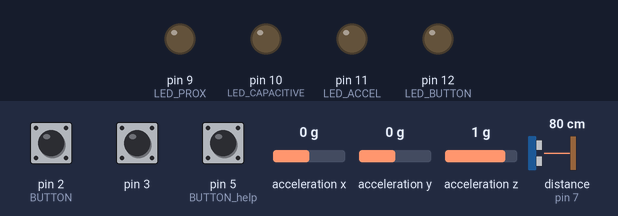
Recording of a sketch running on a simulated Arduino Uno, built with avr-gcc and run on an emulated ATmega328P. Parts: output pins drawn as LEDs (lit = HIGH). Dashed ring = blinking. The inputs (shaded band) are chosen by the test bench; at power-on: pin 2 (BUTTON) HIGH, distance to the obstacle (sensor on pin 7) 80 cm, pin 3 HIGH, pin 5 (BUTTON_help) HIGH, acceleration x 0 g, acceleration y 0 g, acceleration z 1 g. The echo pulse lasts 58.3 µs per cm; random numbers use the default seed unless the sketch sets one; pins used as bus, display or sensor lines are not drawn; what the sketch prints to the serial monitor is not drawn.

Above: at 1.3 s.
1.4 s: pin 2 (BUTTON) pulled LOW for 0.6 s
At 2.9 s:
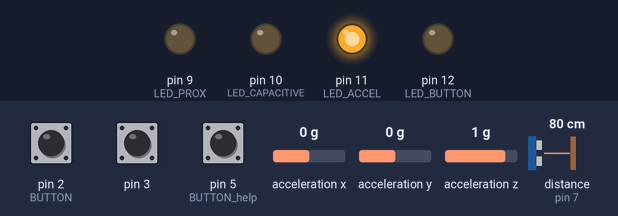
3.5 s: distance to the obstacle (sensor on pin 7) set to 35 cm
5.0 s: distance to the obstacle (sensor on pin 7) set to 27 cm
At 6.2 s:
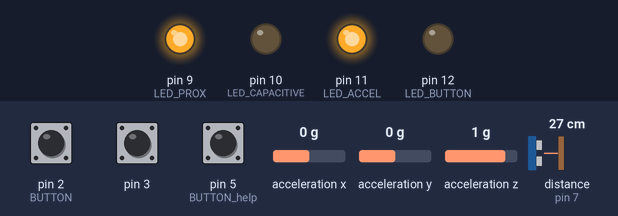
6.5 s: pin 3 pulled LOW for 3.2 s
At 7.77 s:
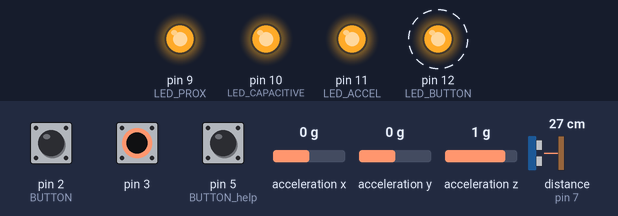
11.2 s: pin 2 (BUTTON) pulled LOW for 1 s
At 12.8 s:
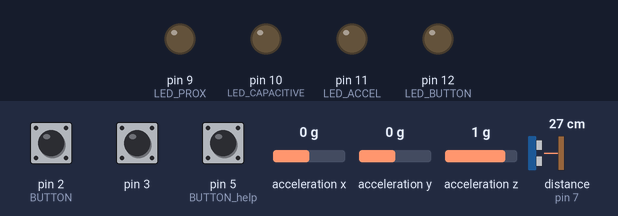
13.7 s: pin 2 (BUTTON) pulled LOW for 3.2 s
At 15.2 s:
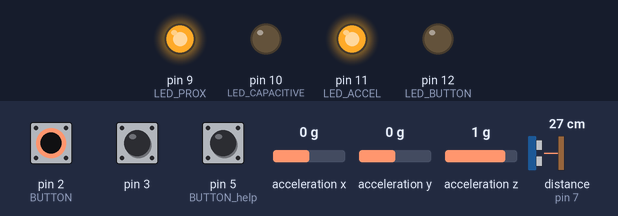
Timing chart, 0 to 16.7 s (numbered marks = the images above; inputs shaded):
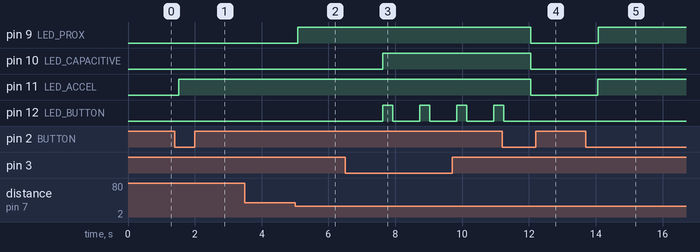

The sketch:

TI-Planets-Exploration.ino
```cpp
#include <CapacitiveSensor.h>
// accelerometer code ---
#include <SPI.h>
#include <Wire.h>
#include <SparkFun_ADXL345.h>
// ---
#define BUTTON 2
#define BUTTON_help 5
#define echoPin 7
#define trigPin 8

#define LED_BUTTON 12
#define LED_CAPACITIVE 10
#define LED_PROX 9
#define LED_ACCEL 11

// order of the sent values: reset_aux, state, buttonRandomNumber , x, y, touch, proximity, flag_led_4

int touch = 0;

int x = 4;
int y = 5;
int z = 6;
long ellapsed;
float proximity;
long buttonRandomNumber = 0;
CapacitiveSensor cs_4_3 = CapacitiveSensor(4, 3);  // 10M resistor between pins 7 & 6, pin 6 is sensor pin, add a wire and or foil if desired
long duration;

// initiate the array for the displayed planets
int planets[] = {0, 1, 2, 3, 4, 5};
// initiate an auxiliar array to know when all the planets have been explored
int visited_planets[] = {-1, -1, -1, -1, -1, -1};
// planets visited count
int add_planet = 0;
int k = 0; // iteration inside the array

//int flag_button = 0;

int flag_led_1 = 0; // accel
int flag_led_2 = 0; // capacitive
int flag_led_3 = 0; // prox
int led_group = 0; // to count the number of LEDs that are "HIGH"
int flag_led_4 = 0; // button

int state = LOW;      // the current state of the output pin
//int reading;           // the current reading from the input pin
int previous = HIGH;    // the previous reading from the input pin

unsigned long time = 0;           // the last time the output pin was toggled
unsigned long debounce = 50UL;   // the debounce time, increase if the output flickers

// auxiliar variable to reset the planets to their original state (without the textures so the user knows that they weren't explored)
int reset_aux = 0;


// accelerometer code ---
ADXL345 adxl = ADXL345 ();
// ---
void setup() {
  Serial.begin(9600);
  pinMode(trigPin, OUTPUT);
  pinMode(echoPin, INPUT);
  pinMode(BUTTON, INPUT_PULLUP);
  pinMode(BUTTON_help, INPUT_PULLUP);
  pinMode(LED_BUTTON, OUTPUT);
  pinMode(LED_CAPACITIVE, OUTPUT);
  pinMode(LED_PROX, OUTPUT);
  pinMode(LED_ACCEL, OUTPUT);
  //randomSeed(100);
  randomSeed(analogRead(0));
  cs_4_3.set_CS_AutocaL_Millis(0xFFFFFFFF);  // turn off autocalibrate on channel 1 - just as an example
  // accelerometer code ---
  adxl.powerOn ();
  adxl.setRangeSetting (16); // Defina o intervalo, valores 2, 4, 8 ou 16
  // ---
}

void loop() {
  long start = millis();
  long total = cs_4_3.capacitiveSensor(30);
  bool pressedButton = !digitalRead(BUTTON);
  bool pressed_help_button = !digitalRead(BUTTON_help); // acelerometro

  // accelerometer code ---
  int x, y, z;
  adxl.readAccel (& x, & y, & z);

  if (pressedButton == LOW && state == LOW){
    if (reset_aux == 0){
          Serial.print(reset_aux);  // print the reset flag
          Serial.print(" ");
        }
  }

  if (pressedButton == HIGH && previous == LOW)
  {
    if (state == HIGH && led_group == 3){  // if in screen 1 and leds all light up

    // if in screen 1, verifies the LEDs to go back to screen 0
      flag_led_1 = 0;
      flag_led_2 = 0;
      flag_led_3 = 0;
      flag_led_4 = 0;
      digitalWrite(LED_CAPACITIVE, LOW);
      digitalWrite(LED_PROX, LOW);
      digitalWrite(LED_ACCEL, LOW);
      digitalWrite(LED_BUTTON, LOW);
      state = LOW;  // goes to screen 0
    }
    else if (state == LOW){   // if in screen 0

      if (add_planet == 6){  // if all planets have been explored
        reset_aux = 1;            // does the reset
        Serial.print(reset_aux);  // print the reset flag
        Serial.print(" ");
        state = LOW;
        for (int j = 0; j < 6; j++){  // fills the auxiliar array so it starts over
            if(visited_planets[j] != -1){
              visited_planets[j] = -1;
            }
          }
          reset_aux = 0;
          add_planet = 0;
          k = 0;
      }
      else if (add_planet != 6){
        state = HIGH;               // goes to screen 1
        if (reset_aux == 0){
          Serial.print(reset_aux);  // print the reset flag
          Serial.print(" ");
        }
      }

      int random_int = random(6);  //maximum value of random numbers to 6 because of 6 planets
      while (k < 6){
        if (visited_planets[k] == -1){
          visited_planets[k] = planets[random_int];
          buttonRandomNumber = planets[random_int];
          add_planet += 1;
          k = 0;
          break;
        }
        else if (visited_planets[k] == planets[random_int]){  // if that planet was already explored, generate another random number
          //Serial.println("already exists.");
          //Serial.println("   ");
          random_int = random(6);
          k = -1;
        }
        k++;
      }
    }
  }

  previous = pressedButton;

  Serial.print(state); // toggle button state (if state = 0 -> screen 0 and if state = 1 -> screen 1)
  Serial.print(" ");
  Serial.print(buttonRandomNumber);  //this will print the last state of the random number
  Serial.print(" ");

  // accelerometer code ---
  if (state == HIGH){ // screen 1
    // x conditions
    if (x >= -5 && x < 10){  // LED
      Serial.print(0);
      Serial.print(" ");
    }
    else {
      if (x < -5){  // front
        flag_led_1 = 1;
        digitalWrite(LED_ACCEL, HIGH);
        Serial.print(-1);
        Serial.print(" ");
      }
      else if (x >= 10){  // back
        flag_led_1 = 1;
        digitalWrite(LED_ACCEL, HIGH);
        Serial.print(1);
        Serial.print(" ");
      }
    }

    // y conditions
    if (y >= 30){
      Serial.print(0);
      Serial.print(" ");
    }
    else {
      if (y <= 0){  // right
        flag_led_1 = 1;
        digitalWrite(LED_ACCEL, HIGH);
        Serial.print(1);
        Serial.print(" ");
      }
      else if (y > 0 && y < 30){  // left
        flag_led_1 = 1;
        digitalWrite(LED_ACCEL, HIGH);
        Serial.print(-1);
        Serial.print(" ");
      }
    }

    if (total > 250) {  // if touch = 3 -> LED light up
      touch = (touch + 1) % 4;  //modulo operator increments by 1 to iterate through 4 different planet views
      if (touch == 3){
        flag_led_2 = 1;
        digitalWrite(LED_CAPACITIVE, HIGH);
      }
      Serial.print(touch);
      Serial.print(" ");
    } else {
      Serial.print(touch);
      Serial.print(" ");
    }
    digitalWrite(trigPin, LOW);
    delayMicroseconds(2);
    digitalWrite(trigPin, HIGH);
    delayMicroseconds(10);
    digitalWrite(trigPin, LOW);
    duration = pulseIn(echoPin, HIGH, 200000);
    proximity = (duration * 0.034) / 2;  //Calculate the distance (in cm) based on the speed of sound.

    if (proximity < 30) {     // light one of the LEDs here
      flag_led_3 = 1;
      digitalWrite(LED_PROX, HIGH);
      //interacted with sensor so turn on one light
      Serial.print(proximity);
      Serial.print(" ");
    } else {
      Serial.print(30);  //sends a maximum distance of 30 if its not below 30
      Serial.print(" ");
    }

    led_group = flag_led_1 + flag_led_2 + flag_led_3;

    if (led_group == 3){
      flag_led_4 = 1;  // starts blinking the button LED
      digitalWrite(LED_BUTTON, HIGH);  // turn the LED on
      delay(300);
      digitalWrite(LED_BUTTON, LOW);   // turn the LED off
      delay(300);
    }

    Serial.print(flag_led_4);
    Serial.println(" ");

   Serial.print(reset_aux);  // print the reset flag
    Serial.print(" ");

    delay(500);
  }

  else if (state == LOW){ // screen 0
    touch = 0;
    // accelerometer x
    Serial.print(0);
    Serial.print(" ");
    // accelerometer y
    Serial.print(0);
    Serial.print(" ");
    // touch
    Serial.print(touch);
    Serial.print(" ");
    // proximity
    Serial.print(30);  //sends a maximum distance of 30 if its not below 30
    Serial.print(" ");
    // led button
    Serial.print(flag_led_4);
    Serial.println(" ");
    delay(500);
  }
}
```

Measured:
- the behaviour switches between 31 and 30 cm on distance to the obstacle (sensor on pin 7) (found by bisection; images 1 and 2)
- after the input at 1.4 s, pin 11 (LED_ACCEL): LOW → HIGH after 0.12 s
- after the input at 3.5 s, every drawn part: stays the same
- after the input at 5.0 s, pin 9 (LED_PROX): LOW → HIGH after 0.08 s
- after the input at 6.5 s, pin 10 (LED_CAPACITIVE): LOW → HIGH after 1.1 s; pin 12 (LED_BUTTON): alternates HIGH for 0.30 s and LOW for 0.81 s, starting after 1.1 s
- after the input at 11.2 s, pin 9 (LED_PROX), pin 10 (LED_CAPACITIVE), pin 11 (LED_ACCEL): HIGH → LOW after 0.85 s
- after the input at 13.7 s, pin 9 (LED_PROX), pin 11 (LED_ACCEL): LOW → HIGH after 0.37 s
